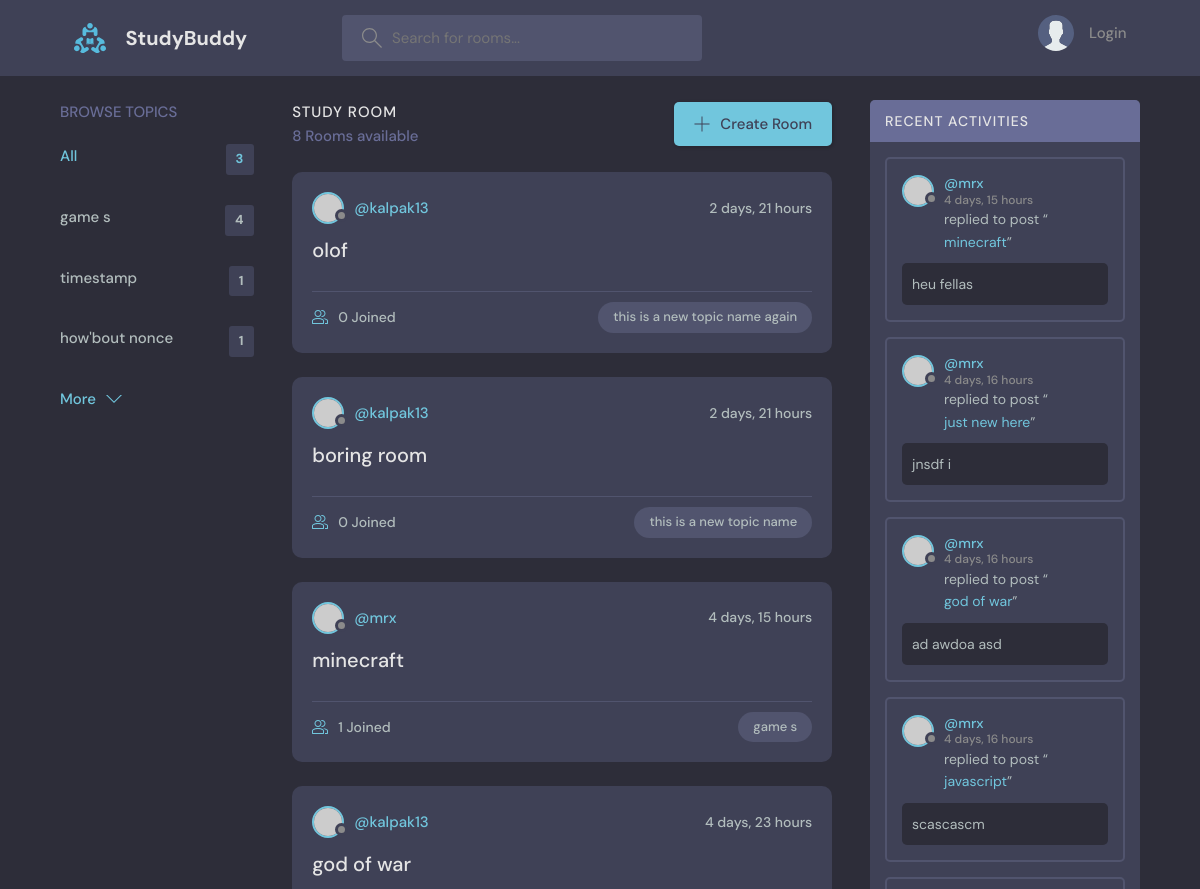
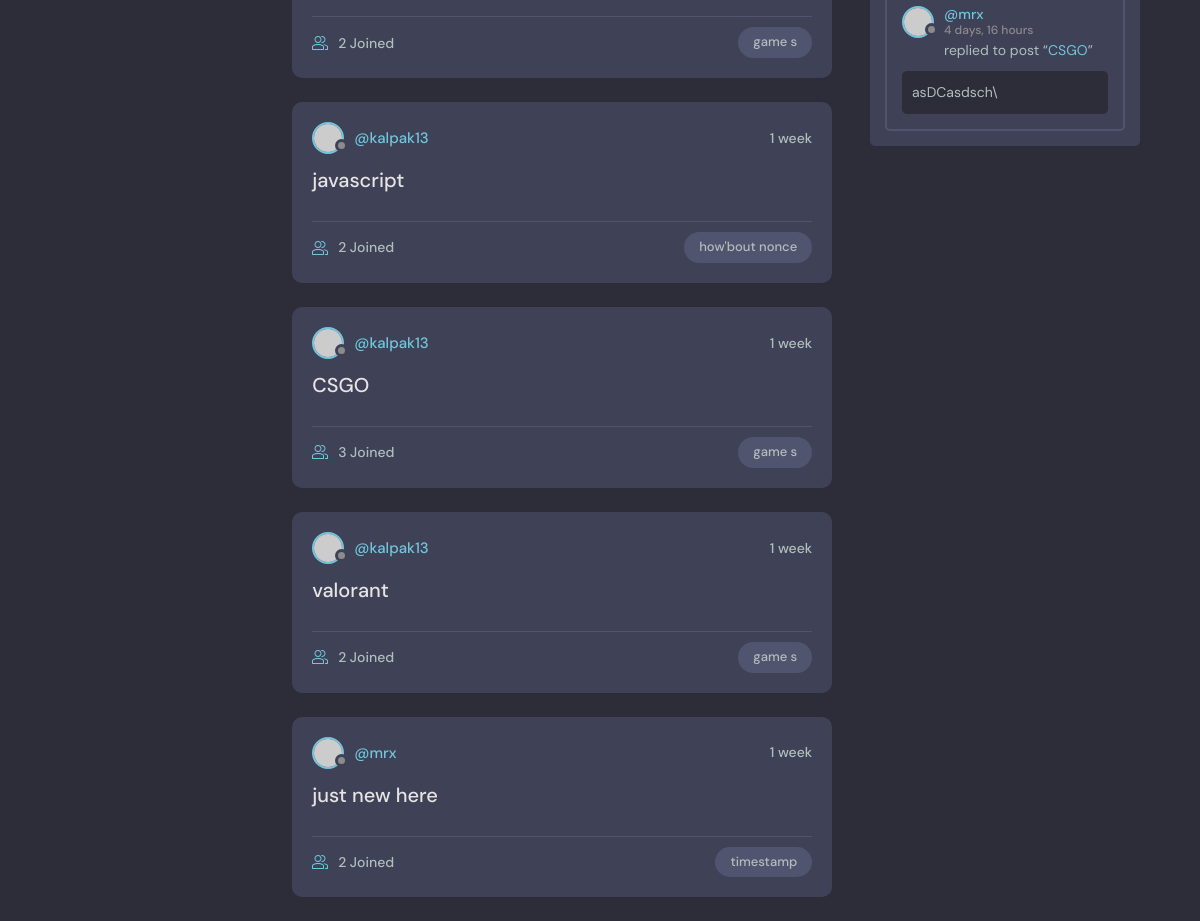
The page / on the database its author committed (2 pictures, top to bottom).
### base/models.py (models this page shows, shortened)
class Topic(models.Model):
    name = models.CharField(max_length=200)

class Room(models.Model):
    host = models.ForeignKey(User, null=True, on_delete=models.SET_NULL)
    topic = models.ForeignKey(Topic, null=True, on_delete=models.SET_NULL)
    name = models.CharField(max_length=200)
    description = models.TextField(null=True, blank=True)
    participants=models.ManyToManyField(User,related_name='participants',blank=True)
    updated = models.DateTimeField(auto_now=True)
    created = models.DateTimeField(auto_now_add=True)
    def __str__(self):
        return self.name
    class Meta:
        ordering = ['-updated', 'created']

class Message(models.Model):
    user = models.ForeignKey(User, on_delete=models.CASCADE)
    room = models.ForeignKey(Room, on_delete=models.CASCADE)
    body = models.TextField()
    updated = models.DateTimeField(auto_now=True)
    created = models.DateTimeField(auto_now_add=True)
    def __str__(self):
        return self.body[0:50]
    class Meta:
        ordering = ['-updated', 'created']

### base/views.py (the view)
# urls.py: 2. Add a URL to urlpatterns:  path('', Home.as_view(), name='home')
def Home(request):
    q=request.GET.get('q') if request.GET.get('q')!=None else ''
    rooms = models.Room.objects.filter(Q(topic__name__icontains=q) |
                                       Q(name__icontains=q) |
                                       Q(description__icontains=q)
                                      )
    room_count = rooms.count()
    topics = models.Topic.objects.all()[0:3]
    room_messages=models.Message.objects.filter(Q(room__topic__name__icontains=q))[0:5]
    return render(request, 'base/home.html', {'rooms': rooms, 'topics': topics, 'room_count': room_count,'room_messages':room_messages})

### base/templates/base/home.html (shortened to what this page needs)
{% extends 'main.html' %}
{% load static %}
    {% block Content %}
    <main class="layout layout--3">
      <div class="container">
        {% include 'base/topic_component.html' %}
        <div class="roomList">
          <div class="roomList__header">
            <div>
              <h2>Study Room</h2>
              <p>{{room_count}} Rooms available</p>
            </div>
            <a class="btn btn--main" href="{% url 'create-room' %}">
              <svg version="1.1" xmlns="http://www.w3.org/2000/svg" width="32" height="32" viewBox="0 0 32 32">
                <title>add</title>
                <path
                  d="M16.943 0.943h-1.885v14.115h-14.115v1.885h14.115v14.115h1.885v-14.115h14.115v-1.885h-14.115v-14.115z"
                ></path>
              </svg>
              Create Room
            </a>
          </div>
          {% include 'base/feed_component.html' %}
        </div>
        {% include 'base/activity_component.html' %}
      </div>
    </main>
    {% endblock Content %}

### base/templates/base/topic_component.html
<div class="topics">
    <div class="topics__header">
      <h2>Browse Topics</h2>
    </div>
    <ul class="topics__list">
      <li>
        <a href="{% url 'home' %}" class="active">All <span>{{ topics.count }}</span></a>
      </li>
      {% for topic in topics  %}
      <li>
        <a href="{% url 'home' %}?q={{topic.name}}">{{topic.name}} <span>{{ topic.room_set.all.count }}</span></a>
      </li>
      {% endfor %}
    </ul>
    <a class="btn btn--link" href="{% url 'topics' %}">
      More
      <svg version="1.1" xmlns="http://www.w3.org/2000/svg" width="32" height="32" viewBox="0 0 32 32">
        <title>chevron-down</title>
        <path d="M16 21l-13-13h-3l16 16 16-16h-3l-13 13z"></path>
      </svg>
    </a>
  </div>

### base/templates/base/feed_component.html (shortened to what this page needs)
{% for room in rooms %}
<div class="roomListRoom">
    <div class="roomListRoom__header">
      <a href="{% url 'user_profile' pk=room.host.id %}" class="roomListRoom__author">
        <div class="avatar avatar--small">
          <img src="https://randomuser.me/api/portraits/women/11.jpg" />
        </div>
        <span>@{{room.host.username}}</span>
      </a>
      <div class="roomListRoom__actions">
        <span>{{room.created|timesince}}</span>
      </div>
    </div>
    <div class="roomListRoom__content">
      <a href="{% url 'room' pk=room.id %}">{{room.name}}</a>
    </div>
    <div class="roomListRoom__meta">
      <a href="{% url 'room' pk=room.id %}" class="roomListRoom__joined">
        {{room.participants.all.count}} Joined
      </a>
      <p class="roomListRoom__topic">{{room.topic.name}}</p>
    </div>
  </div>
  {% endfor %}

### base/templates/base/activity_component.html (shortened to what this page needs)
<div class="activities">
    <div class="activities__header">
      <h2>Recent Activities</h2>
    </div>
    {% for msg in room_messages  %}
    <div class="activities__box">
      <div class="activities__boxHeader roomListRoom__header">
        <a href="{% url 'user_profile' pk=msg.user.pk %}" class="roomListRoom__author">
          <div class="avatar avatar--small">
            <img src="https://randomuser.me/api/portraits/women/11.jpg" />
          </div>
          <p>
            @{{msg.user}}
            <span>{{msg.created|timesince}}</span>
          </p>
        </a>
      </div>
      <div class="activities__boxContent">
        <p>replied to post “<a href="{% url 'room' pk=msg.room.id %}">{{msg.room}}</a>”</p>
        <div class="activities__boxRoomContent">
          {{msg}}
        </div>
      </div>
    </div>
    {% endfor %}
  </div>

### rows shown on the page
Topic: name "game s", room_set.all.count "4"
Topic: name "timestamp", room_set.all.count "1"
Topic: name "how'bout nonce", room_set.all.count "1"
Room: host.username "kalpak13", created "2 days, 21 hours", name "olof", participants.all.count "0", topic.name "this is a new topic name again"
Room: host.username "kalpak13", created "2 days, 21 hours", name "boring room", participants.all.count "0", topic.name "this is a new topic name"
Room: host.username "mrx", created "4 days, 15 hours", name "minecraft", participants.all.count "1", topic.name "game s"
Room: host.username "kalpak13", created "4 days, 23 hours", name "god of war", participants.all.count "2", topic.name "game s"
Room: host.username "kalpak13", created "1 week", name "javascript", participants.all.count "2", topic.name "how'bout nonce"
Room: host.username "kalpak13", created "1 week", name "CSGO", participants.all.count "3", topic.name "game s"
Room: host.username "kalpak13", created "1 week", name "valorant", participants.all.count "2", topic.name "game s"
Room: host.username "mrx", created "1 week", name "just new here", participants.all.count "2", topic.name "timestamp"
Message: user "mrx", created "4 days, 15 hours", room "minecraft", body "heu fellas"
Message: user "mrx", created "4 days, 16 hours", room "just new here", body "jnsdf i"
Message: user "mrx", created "4 days, 16 hours", room "god of war", body "ad awdoa asd"
Message: user "mrx", created "4 days, 16 hours", room "javascript", body "scascascm"
Message: user "mrx", created "4 days, 16 hours", room "CSGO", body "asDCasdsch\\"

### other values the page prints
{{ topics.count }} "3"
{{ room_count }} "8"
